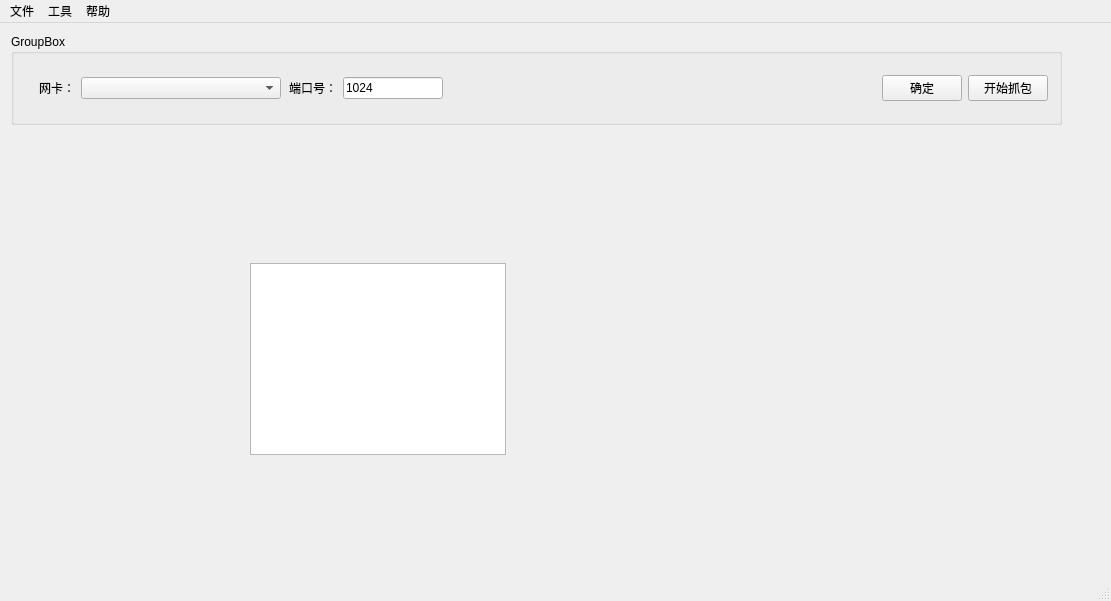
<?xml version="1.0" encoding="UTF-8"?>
<ui version="4.0">
 <class>PcapTestClass</class>
 <widget class="QMainWindow" name="PcapTestClass">
  <property name="geometry">
   <rect>
    <x>0</x>
    <y>0</y>
    <width>1111</width>
    <height>601</height>
   </rect>
  </property>
  <property name="windowTitle">
   <string>通控器数据备份</string>
  </property>
  <widget class="QWidget" name="centralWidget">
   <widget class="QTextEdit" name="Prompt_TextEdit">
    <property name="geometry">
     <rect>
      <x>250</x>
      <y>240</y>
      <width>256</width>
      <height>192</height>
     </rect>
    </property>
   </widget>
   <widget class="QGroupBox" name="groupBox">
    <property name="geometry">
     <rect>
      <x>11</x>
      <y>11</y>
      <width>1051</width>
      <height>91</height>
     </rect>
    </property>
    <property name="title">
     <string>GroupBox</string>
    </property>
    <layout class="QHBoxLayout" name="horizontalLayout">
     <item>
      <widget class="QLabel" name="label">
       <property name="minimumSize">
        <size>
         <width>50</width>
         <height>0</height>
        </size>
       </property>
       <property name="maximumSize">
        <size>
         <width>50</width>
         <height>16777215</height>
        </size>
       </property>
       <property name="text">
        <string>网卡：</string>
       </property>
       <property name="alignment">
        <set>Qt::AlignRight|Qt::AlignTrailing|Qt::AlignVCenter</set>
       </property>
      </widget>
     </item>
     <item>
      <widget class="QComboBox" name="Card_ComboBox">
       <property name="enabled">
        <bool>true</bool>
       </property>
       <property name="minimumSize">
        <size>
         <width>200</width>
         <height>0</height>
        </size>
       </property>
       <property name="maximumSize">
        <size>
         <width>200</width>
         <height>16777215</height>
        </size>
       </property>
       <property name="editable">
        <bool>false</bool>
       </property>
      </widget>
     </item>
     <item>
      <widget class="QLabel" name="label_2">
       <property name="minimumSize">
        <size>
         <width>50</width>
         <height>0</height>
        </size>
       </property>
       <property name="maximumSize">
        <size>
         <width>16777215</width>
         <height>16777215</height>
        </size>
       </property>
       <property name="text">
        <string>端口号：</string>
       </property>
       <property name="alignment">
        <set>Qt::AlignRight|Qt::AlignTrailing|Qt::AlignVCenter</set>
       </property>
      </widget>
     </item>
     <item>
      <widget class="QLineEdit" name="Port_LineEdit">
       <property name="minimumSize">
        <size>
         <width>50</width>
         <height>0</height>
        </size>
       </property>
       <property name="maximumSize">
        <size>
         <width>100</width>
         <height>16777215</height>
        </size>
       </property>
       <property name="text">
        <string>1024</string>
       </property>
      </widget>
     </item>
     <item>
      <spacer name="horizontalSpacer">
       <property name="orientation">
        <enum>Qt::Horizontal</enum>
       </property>
       <property name="sizeHint" stdset="0">
        <size>
         <width>40</width>
         <height>20</height>
        </size>
       </property>
      </spacer>
     </item>
     <item>
      <widget class="QPushButton" name="SetInfo_Btn">
       <property name="minimumSize">
        <size>
         <width>80</width>
         <height>0</height>
        </size>
       </property>
       <property name="maximumSize">
        <size>
         <width>90</width>
         <height>16777215</height>
        </size>
       </property>
       <property name="text">
        <string>确定</string>
       </property>
      </widget>
     </item>
     <item>
      <widget class="QPushButton" name="Start_Btn">
       <property name="minimumSize">
        <size>
         <width>80</width>
         <height>0</height>
        </size>
       </property>
       <property name="text">
        <string>开始抓包</string>
       </property>
      </widget>
     </item>
    </layout>
   </widget>
  </widget>
  <widget class="QMenuBar" name="menuBar">
   <property name="geometry">
    <rect>
     <x>0</x>
     <y>0</y>
     <width>1111</width>
     <height>26</height>
    </rect>
   </property>
   <widget class="QMenu" name="menu">
    <property name="title">
     <string>文件</string>
    </property>
    <addaction name="actionExit"/>
   </widget>
   <widget class="QMenu" name="menu_2">
    <property name="title">
     <string>工具</string>
    </property>
    <addaction name="actionSetting"/>
   </widget>
   <widget class="QMenu" name="menu_3">
    <property name="title">
     <string>帮助</string>
    </property>
    <addaction name="actionAbout"/>
   </widget>
   <addaction name="menu"/>
   <addaction name="menu_2"/>
   <addaction name="menu_3"/>
  </widget>
  <widget class="QStatusBar" name="statusBar"/>
  <action name="actionExit">
   <property name="text">
    <string>退出</string>
   </property>
   <property name="toolTip">
    <string>退出</string>
   </property>
  </action>
  <action name="actionSetting">
   <property name="text">
    <string>设置</string>
   </property>
  </action>
  <action name="actionAbout">
   <property name="text">
    <string>关于 抓包工具</string>
   </property>
   <property name="toolTip">
    <string>关于</string>
   </property>
  </action>
 </widget>
 <layoutdefault spacing="6" margin="11"/>
 <resources/>
 <connections/>
</ui>
